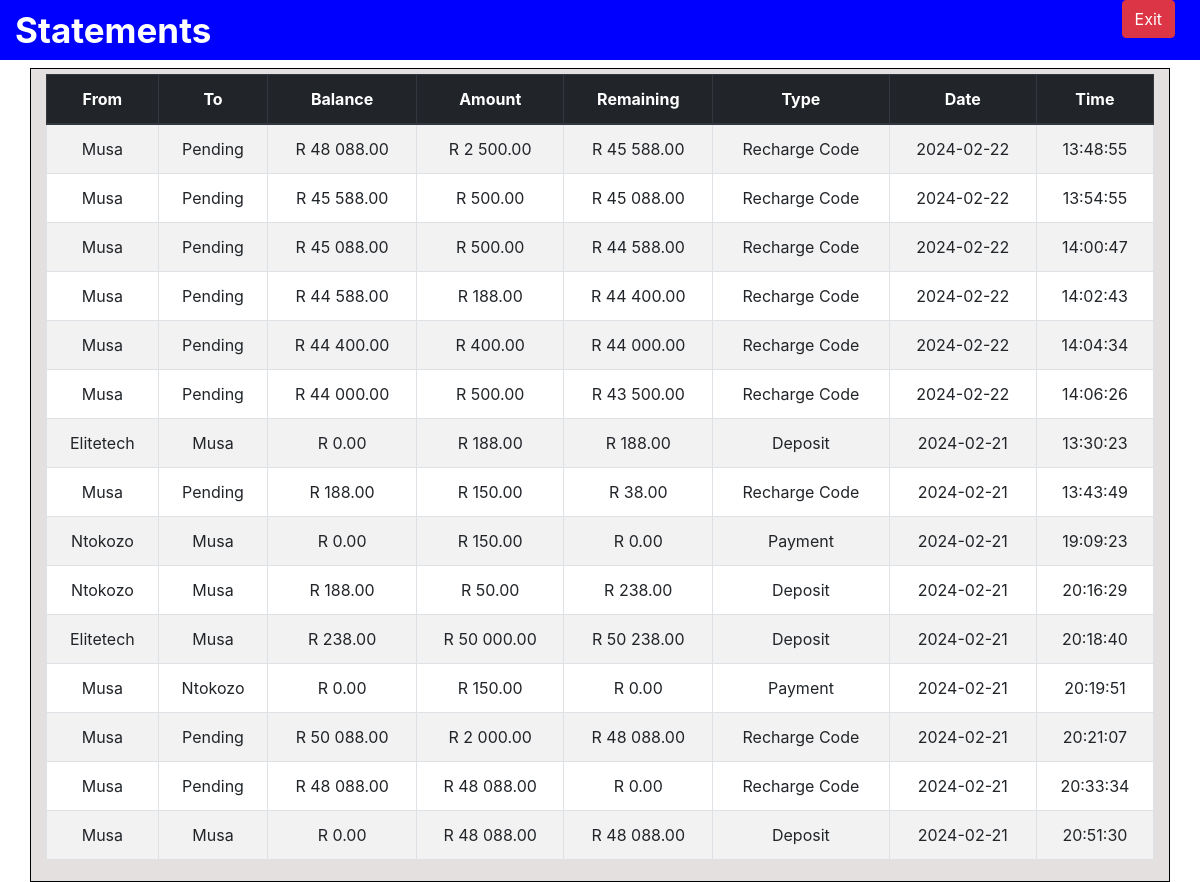
The app's page /statements (signed in) with its own data.
### app_models/accounts.py (models this page shows)
class Transactions(db.Model):
    id = db.Column(db.Integer, primary_key=True)
    sender_name = db.Column(db.String(50))
    sender_account = db.Column(db.String(50))
    recipient_account = db.Column(db.String(50))
    recipient_name = db.Column(db.String(50))
    transaction_type = db.Column(db.String(50))
    transaction_amount = db.Column(db.Integer)
    currency = db.Column(db.String(100))
    currency_symbol = db.Column(db.String(5))
    charges = db.Column(db.Integer)
    before_balance = db.Column(db.Integer)
    remaining_balance = db.Column(db.Integer)
    transaction_date = db.Column(db.Date)
    transaction_time = db.Column(db.Time)
    recipient_id = db.Column(db.Integer)
    user_id = db.Column(db.ForeignKey("user.id"), nullable=False)

### app.py (the view)
@app.route("/statements", methods=['GET', 'POST'])
@login_required
def statements():
    page_name = 'statements'
    user_id = current_user.id
    account = Accounts.query.get(user_id)
    account_name = account.account_name
    account_balance = account.account_balance
    withdrawal_count = Withdrawals.query.filter_by(user_id=user_id).count()
    deposit_count = Deposits.query.filter_by(user_id=user_id).count()
    paycode_count = Recharge_Tokens.query.filter_by(user_id=user_id).count()
    payment_count = Payments.query.filter_by(user_id=user_id).count()
    transactions = Transactions.query.filter(
        (Transactions.user_id == user_id) | (Transactions.recipient_id == user_id)
    ).order_by(Transactions.transaction_date.desc()).all()
    transaction_amount = [format_balance(transaction.transaction_amount) for transaction in transactions]
    before_balance = [format_balance(transaction.before_balance) for transaction in transactions]
    remaining_balance = [format_balance(transaction.remaining_balance) for transaction in transactions]
    transaction_dates = [get_date(transaction.transaction_date) for transaction in transactions]
    transaction_times = [get_time(transaction.transaction_time) for transaction in transactions]
    return render_template("funds/statements.html", page_name=page_name,
                           account_balance=account_balance,
                           account_name=account_name,
                           transactions=transactions,
                           transaction_amount=transaction_amount,
                           before_balance = before_balance,
                           remaining_balance = remaining_balance,
                           transaction_dates=transaction_dates,
                           transaction_times=transaction_times,
                           withdrawal_count=withdrawal_count,
                           deposit_count=deposit_count,
                           paycode_count=paycode_count,
                           payment_count=payment_count,
                           )

### app.py (called while the page is built)
@login_manager.user_loader
def load_user(user_id):
    return User.query.get(int(user_id))

### app_modules/transact.py (called while the page is built)
def get_date(date):
    now = date
    year = now.year
    month = now.month
    day = now.day
    date = f"{year}-{month:02d}-{day:02d}"
    return date

def get_time(time):
    now = time
    hour = now.hour
    minutes = now.minute
    seconds = now.second
    time = f"{hour:02d}:{minutes:02d}:{seconds:02d}"
    return time

### templates/funds/statements.html (shortened to what this page needs)
{% extends 'layouts/statements.html' %}
{% block content %}
    <link rel="stylesheet" href="https://maxcdn.bootstrapcdn.com/bootstrap/4.0.0/css/bootstrap.min.css">
    <div class="container mt-3">
        <div class="row">
            <div class="col">Paycodes {{ paycode_count }}</div>
            <div class="col">Withdrawals {{ withdrawal_count }}</div>
            <div class="col">Deposits {{ deposit_count }}</div>
            <div class="col">Payments {{ payment_count }}</div>
        </div>
    </div>
    <div class="container mt-3">
        <div class="table-responsive">
            <table class="table table-bordered table-striped">
                <thead class="thead-dark">
                    <tr>
                        <th>From</th>
                        <th>To</th>
                        <th>Balance</th>
                        <th>Amount</th>
                        <th>Remaining</th>
                        <th>Type</th>
                        <th>Date</th>
                        <th>Time</th>
                    </tr>
                </thead>
                <tbody>
                    {% for transaction in transactions %}
                    <tr>
                        <td>{{ transaction.sender_name|title }}</td>
                        <td>{{ transaction.recipient_name|title }}</td>
                        <td>{{ before_balance[loop.index0] }}</td>
                        <td>{{transaction_amount[loop.index0] }}</td>
                        <td>{{ remaining_balance[loop.index0] }}</td>
                        <td>{{ transaction.transaction_type|title }} </td>
                        <td>{{ transaction_dates[loop.index0] }}</td>
                        <td>{{ transaction_times[loop.index0] }}</td>
                    </tr>
                    {% endfor %}
                </tbody>
            </table>
        </div>
    </div>
{% endblock %}

### static/custom/css/style.css (style rules this page uses)
* { padding: 0; margin: 0; }
body { font-family: Arial, sans-serif; margin: 0; padding: 0; }
.container { margin-top: 80px; padding: 5px; border: 1px solid black; text-align: center; background-color: rgb(228, 224, 224); }

### records on screen
Transactions: before_balance "R 48 088.00", remaining_balance "R 45 588.00"
Transactions: before_balance "R 45 588.00", remaining_balance "R 45 088.00"
Transactions: before_balance "R 45 088.00", remaining_balance "R 44 588.00"
Transactions: before_balance "R 44 588.00", remaining_balance "R 44 400.00"
Transactions: before_balance "R 44 400.00", remaining_balance "R 44 000.00"
Transactions: before_balance "R 44 000.00", remaining_balance "R 43 500.00"
Transactions: before_balance "R 0.00", remaining_balance "R 188.00"
Transactions: before_balance "R 188.00", remaining_balance "R 38.00"
Transactions: before_balance "R 0.00", remaining_balance "R 0.00"
Transactions: before_balance "R 188.00", remaining_balance "R 238.00"
Transactions: before_balance "R 238.00", remaining_balance "R 50 238.00"
Transactions: before_balance "R 0.00", remaining_balance "R 0.00"
Transactions: before_balance "R 50 088.00", remaining_balance "R 48 088.00"
Transactions: before_balance "R 48 088.00", remaining_balance "R 0.00"
Transactions: before_balance "R 0.00", remaining_balance "R 48 088.00"

### other values on screen
{{ page_name }} "Statements"
